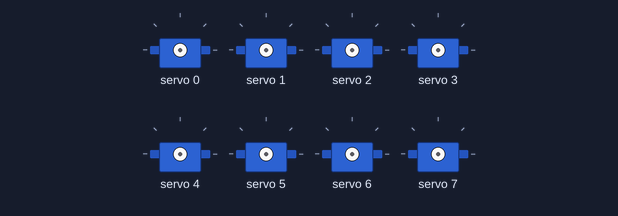
A sketch run on a simulated ESP32. On the bench: 8 × servo. What the sketch prints to the serial monitor is not drawn.

Above: at 0.0 s.
At 0.77 s:
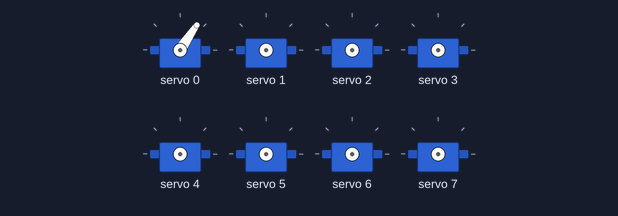
At 8.28 s:
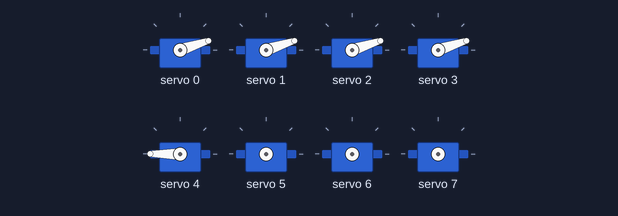
At 16.6 s:
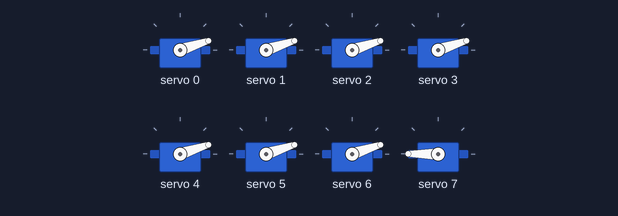
At 26.43 s:
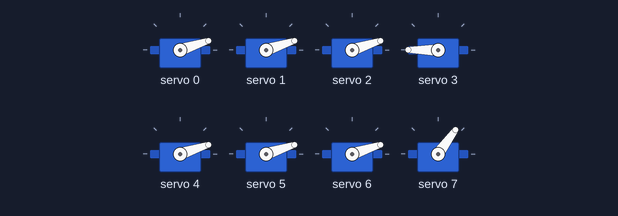
At 36.9 s:
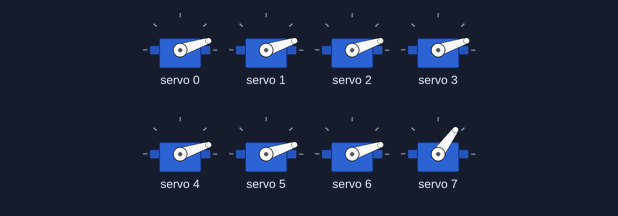
Timing chart, 0 to 38.4 s (numbered marks = the images above):
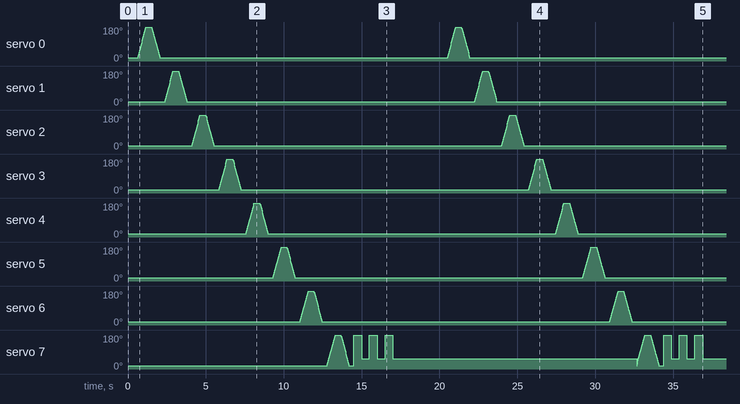

The sketch:

c_servos_fsm_swing.ino
```cpp
/**********************************************************************
 * File       : c_servos_fsm_swing.ino
 * Title      : Modular Servo Swing Framework (8 Servos)
 * Author     : Rudy Martin / Next Shift Consulting
 * Project    : Artemis DSAI 2025 Camp
 * Description: Modular test pattern to sweep 8 servos using PCA9685.
 *              Prepared for FSM/MCP integration (per-servo routines).
 **********************************************************************/

#include <Wire.h>
#include <Adafruit_PWMServoDriver.h>

// --- Custom I2C Pins ---
#define SDA_PIN 6
#define SCL_PIN 7

// --- PCA9685 Servo Parameters ---
#define SERVO_MIN 150  // ≈ 0°
#define SERVO_MAX 600  // ≈ 180°
#define NUM_SERVOS 8   // Number of servos to control
#define SERVO_FREQ 50  // Standard servo freq in Hz

// --- PCA9685 Object ---
Adafruit_PWMServoDriver pwm = Adafruit_PWMServoDriver(0x40, Wire);

// --- Setup ---
void setup() {
  Serial.begin(115200);
  delay(500);
  Serial.println("🔌 Starting Modular Servo Swing (FSM + MCP Ready)");

  if (!initPCA9685(SDA_PIN, SCL_PIN, SERVO_FREQ)) {
    Serial.println("❌ PCA9685 init failed.");
    while (1);  // Halt if init fails
  }

  Serial.println("✅ PCA9685 Ready. Beginning routine...\n");

  Serial.println("🔍 Scanning for I2C devices...");
  Wire.begin(SDA_PIN, SCL_PIN);  // Ensure correct pins used
  for (uint8_t addr = 1; addr < 127; addr++) {
    Wire.beginTransmission(addr);
    if (Wire.endTransmission() == 0) {
      Serial.print("✅ I2C device found at 0x");
      Serial.println(addr, HEX);
    }
  }
  Serial.println("🔍 Scan complete.");
}

// --- Main Loop ---
void loop() {
  runSelectedRoutine();  // 🔁 FSM/MCP entry point
  delay(3000);           // Prevent overlooping during test
}

/* ---------------------------------------------
 * Core Routine Shell (MCP agent entry)
 * --------------------------------------------- */
void runSelectedRoutine() {
  runRoutine_sweep();
}

/* ---------------------------------------------
 * Routine: Swing all servos in sequence
 * --------------------------------------------- */
void runRoutine_sweep() {
  for (int ch = 0; ch < NUM_SERVOS; ch++) {
    Serial.printf("🔁 Swinging Servo %02d...\n", ch);
    swingServo(ch);
    delay(300);
  }

  bonusSwingServo7();  // ✨ Bonus action after sweep
}

/* ---------------------------------------------
 * Modular Action: Swing a single servo back/forth
 * Replace with FSM routines (e.g., openGate, grabObject)
 * --------------------------------------------- */
void swingServo(uint8_t ch) {
  for (int pos = SERVO_MIN; pos <= SERVO_MAX; pos += 10) {
    pwm.setPWM(ch, 0, pos);
    delay(15);
  }

  for (int pos = SERVO_MAX; pos >= SERVO_MIN; pos -= 10) {
    pwm.setPWM(ch, 0, pos);
    delay(15);
  }
}

/* ---------------------------------------------
 * Convert degrees (0–180) to PWM signal
 * and move servo on given channel.
 * --------------------------------------------- */
void moveToAngle(uint8_t ch, int degrees) {
  degrees = constrain(degrees, 0, 180);  // Safety clamp
  int pulse = map(degrees, 0, 180, SERVO_MIN, SERVO_MAX);
  Serial.printf("🎯 Servo %02d → %3d° (PWM: %d)\n", ch, degrees, pulse);
  pwm.setPWM(ch, 0, pulse);
}

/* ---------------------------------------------
 * Modular Init: Set up PCA9685 on given pins/frequency
 * --------------------------------------------- */
bool initPCA9685(uint8_t sdaPin, uint8_t sclPin, uint16_t freq) {
  Wire.begin(sdaPin, sclPin);
  Wire.setClock(400000);  // Fast I2C
  pwm.begin();
  pwm.setPWMFreq(freq);
  delay(100);

  Serial.println("✅ PCA9685 initialized via initPCA9685()");
  return true;
}

/* ---------------------------------------------
 * Bonus Action: Servo 7 swings 120° back & forth x3
 * --------------------------------------------- */
void bonusSwingServo7() {
  const int ch = 7;
  const int minAngle = 30;
  const int maxAngle = 150;

  Serial.println("✨ Bonus: Servo 07 special swing (3x 120°)");

  for (int i = 0; i < 3; i++) {
    moveToAngle(ch, maxAngle);
    delay(500);
    moveToAngle(ch, minAngle);
    delay(500);
  }
}

/* ------------------------------------------------------
 * 🧠 FSM Integration Note:
 * Replace swingServo() with stateful behaviors like:
 *   void moveToAngle(uint8_t ch, int degrees);
 *   void handleFSMGate(uint8_t ch, String state);
 * Or trigger via NAS/SD JSON motion profiles per agent.
 * ------------------------------------------------------ */
```
